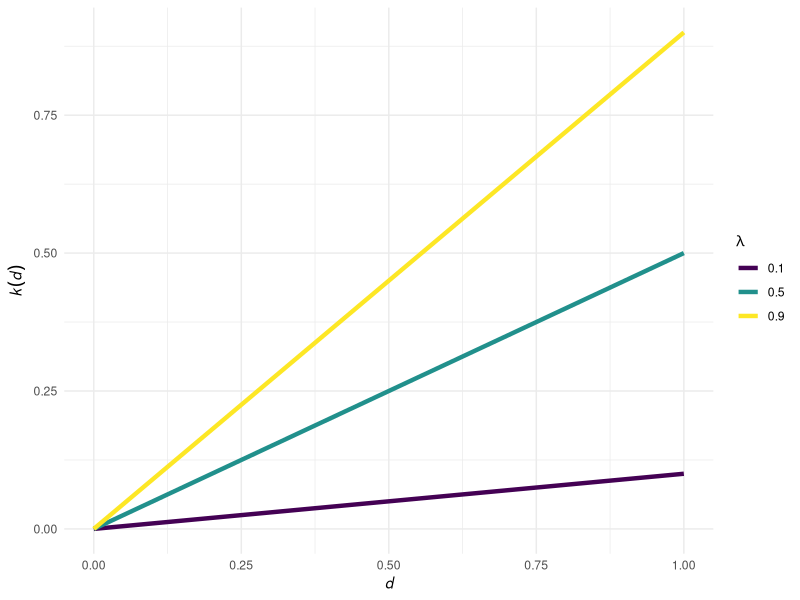
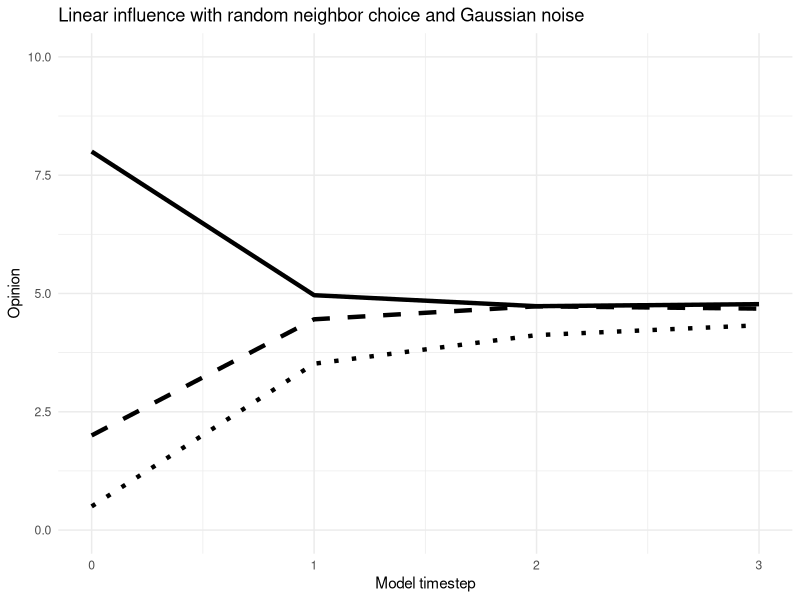
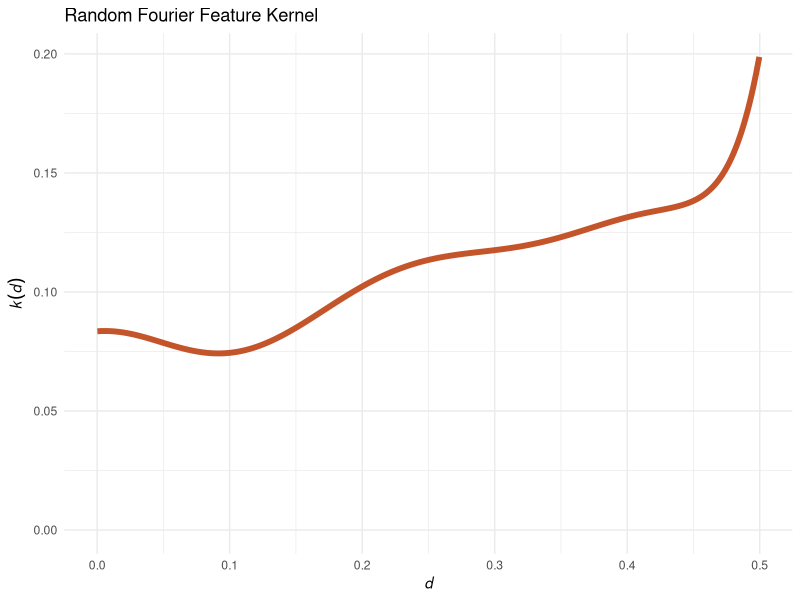

R code for these plots, in order:
## ---- chunk 1
#| fig.width: 3
#| fig.height: 2
library(tidyverse)

expand.grid(
  d = seq(0, 1, length.out = 100),
  lambda = c(0.1, 0.5, 0.9)
) |>
  tibble() |>
  mutate(k = lambda * d) |>
  ggplot() + 
  geom_line(aes(x = d, y = k, color = factor(lambda)), size=1.5) +
  scale_color_viridis_d() +
  theme_minimal() +
  labs(x = expression(italic(d)), y = expression(italic(k(d))), color = expression(lambda)) 
## ---- chunk 2
#| echo: false
#| fig.width: 6
#| fig.height: 4




set.seed(1234)

x = c(0.5, 2, 8)
A = matrix(c(0, 1, 1,
             1, 0, 1,
             1, 1, 0), nrow=3, byrow=TRUE)
lambda = 0.4

df = tibble(t = 0, agent = 1:3, opinion = x)
for(t in 1:3){
  old_x <- x
  for(i in 1:3){
    j <- setdiff(1:3, i) |> sample(1)
    x[i] <- old_x[i] + lambda * (old_x[j] - old_x[i]) + rnorm(1, 0, 0.05)
  }
  df <- bind_rows(df, tibble(t=t, agent=1:3, opinion=x))
}

df |> ggplot() +
  geom_line(data=df, aes(x=t, y=opinion, linetype=factor(agent)), size=1.5) +
#   scale_color_manual(values=c("#d0bfff", "#fa5252", "#ffc9c9")) +
  theme_minimal() +
  theme(legend.position="none") +
  labs(x="Model timestep", y="Opinion") + 
  scale_y_continuous(limits=c(0, 10)) +
  scale_linetype_manual(values=c("dotted", "dashed", "solid")) + 
  ggtitle("Linear influence with random neighbor choice and Gaussian noise")
## ---- chunk 3
#| fig.width: 6
#| fig.height: 4
#| echo: false
#| fig.align: "center"
fit_rff <- function(X, n_components = 100, gamma = 1.0) {
  n_features <- ncol(X)
  
  # For RBF kernel, sample weights from Normal(0, 2 * gamma)
  sd_w <- sqrt(2 * gamma)
  W <- matrix(rnorm(n_features * n_components, mean = 0, sd = sd_w), 
              nrow = n_features, ncol = n_components)
  
  # Sample biases uniformly from [0, 2 * pi]
  b <- runif(n_components, min = 0, max = 2 * pi)
  
  return(list(W = W, b = b))
}

#' Transform Data using Fitted RFF
#' @param X Matrix of data to transform.
#' @param rff_model The list object returned by fit_rff.
#' @return Matrix of explicit random Fourier features.
transform_rff <- function(X, rff_model) {
  # Linear projection: X %*% W
  projection <- X %*% rff_model$W
  
  # Sweep adds the bias vector 'b' to each row of the projection matrix
  projection_with_bias <- sweep(projection, 2, rff_model$b, "+")
  
  # Compute the final feature map: sqrt(2 / D) * cos(XW + b)
  Z <- sqrt(2 / ncol(rff_model$W)) * cos(projection_with_bias)
  return(Z)
}

X <- matrix(runif(1000, min = 0, max = .5), ncol = 1)
y <- abs(sin(0.1 * pi * X) + rnorm(1000, sd = 0.1))

# X <- matrix(seq(0, 1, length.out = 100), ncol = 1)
rff_model <- fit_rff(X, n_components = 100, gamma = 3)
Z <- transform_rff(X, rff_model)

data_train <- data.frame(y = y, Z)
lm_model   <- lm(y ~ ., data = data_train)

y_pred <- predict(lm_model, newdata = data_train)

df_to_plot <- data.frame(x = X[, 1], y_pred = y_pred)
df_to_plot |> 
  ggplot(aes(x = x, y = y_pred)) +
  geom_line(color="#C4552B", linewidth=2) +
  theme_minimal() +
  labs(x = expression(italic(d)), y = expression(italic(k(d)))) +
  ggtitle("Random Fourier Feature Kernel") +
  theme(legend.position = "none") + 
  ylim(0, NA)
